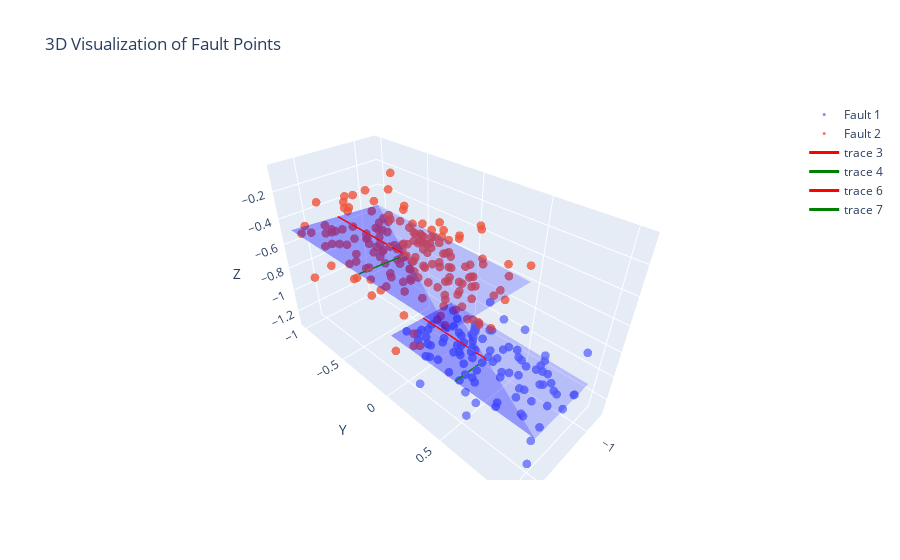

Notebook source saved alongside this figure:
### Markdown cell above
### Parallel

### Code cell
n_simple_faults = 0
n_bent_faults = 0
n_cross_faults = 0
n_Y_faults = 0
n_parallel_faults = 1
n_structures = 0

# Generate fault metadata 
fault_metadata_list = generate_faults_metadata(n_simple_faults, n_bent_faults, n_cross_faults, n_Y_faults, n_parallel_faults, n_structures, eps_center=0.1, domain_scale=1, VERBOSE=False)

# Generate point cloud for the fault 
fault_points_list = generate_point_list_from_metadata_list(fault_metadata_list, n_simple_faults, n_bent_faults, n_cross_faults, n_Y_faults, n_parallel_faults)

multi_static_plot_better(fault_points_list, fault_metadata_list, show_plane=True, show_axes=True)
multi_interactive_plot_better(fault_points_list, fault_metadata_list, show_plane=True, show_axes=True)
